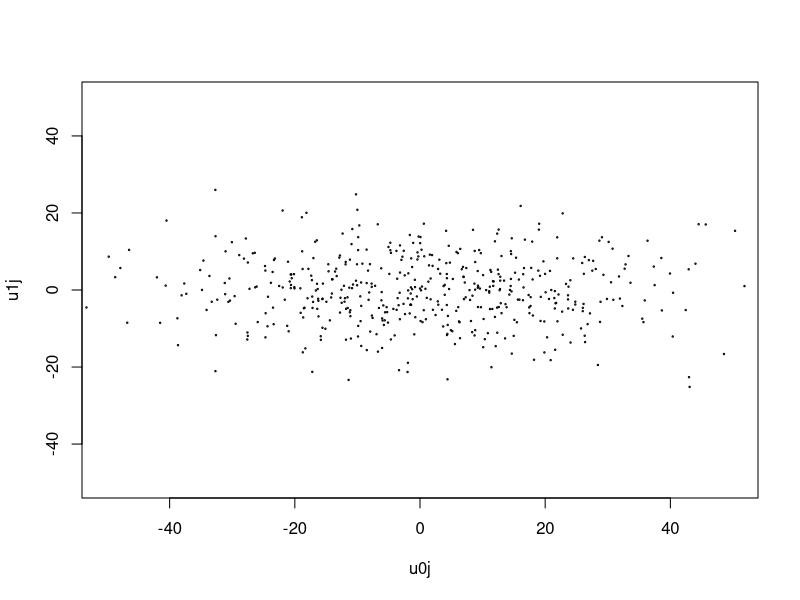

Write the R code that produced this figure.
library(MASS)

#help for mvrnorm()

#need to create variance-covariance matrix

varcov <- matrix(c(411.23, 6.906, 6.906, 72.49), nrow = 2, ncol = 2, byrow = T)

x <- mvrnorm(n = 500, mu = c(0,0), Sigma = varcov)

plot(x, cex = 0.2, xlim = c(-50,50), ylim = c(-50,50), xlab = "u0j", ylab = "u1j")


#this is wrong, try using lapply across list
lik <- function (x, z) {
  return(sum(log(dnorm(x, z, 1.92))))
}

y <- c(2, 4, 1, 6, 3)
mu.val <- seq(1, 5, 0.2)

lik(y, mu.val)


#options(scipen = 99) change threshold for scientific notation

#plot(var1 = list of mu values, var2 = Likelihoods based on those mu values)


#two pipes in lmer random effects syntax sets all covariances to zero
